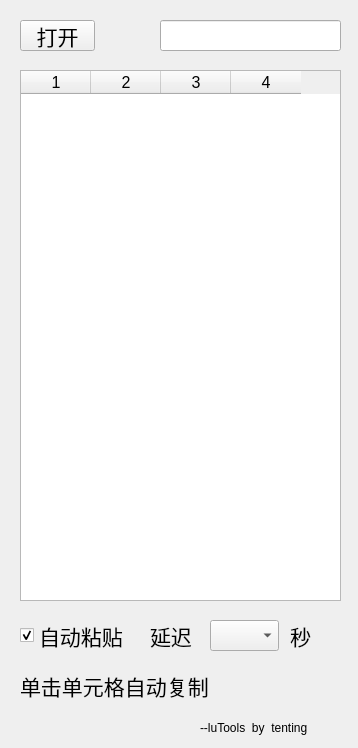
<?xml version="1.0" encoding="UTF-8"?>
<ui version="4.0">
 <class>Form</class>
 <widget class="QWidget" name="Form">
  <property name="geometry">
   <rect>
    <x>0</x>
    <y>0</y>
    <width>358</width>
    <height>748</height>
   </rect>
  </property>
  <property name="windowTitle">
   <string>luFoxTable</string>
  </property>
  <widget class="QLineEdit" name="lineEditProjectName">
   <property name="geometry">
    <rect>
     <x>160</x>
     <y>20</y>
     <width>181</width>
     <height>31</height>
    </rect>
   </property>
   <property name="font">
    <font>
     <pointsize>22</pointsize>
    </font>
   </property>
   <property name="alignment">
    <set>Qt::AlignRight|Qt::AlignTrailing|Qt::AlignVCenter</set>
   </property>
   <property name="readOnly">
    <bool>true</bool>
   </property>
  </widget>
  <widget class="QTableWidget" name="tableWidget">
   <property name="geometry">
    <rect>
     <x>20</x>
     <y>70</y>
     <width>321</width>
     <height>531</height>
    </rect>
   </property>
   <property name="font">
    <font>
     <pointsize>12</pointsize>
     <underline>false</underline>
    </font>
   </property>
   <property name="verticalScrollBarPolicy">
    <enum>Qt::ScrollBarAsNeeded</enum>
   </property>
   <property name="horizontalScrollBarPolicy">
    <enum>Qt::ScrollBarAsNeeded</enum>
   </property>
   <property name="alternatingRowColors">
    <bool>true</bool>
   </property>
   <property name="selectionMode">
    <enum>QAbstractItemView::SingleSelection</enum>
   </property>
   <property name="textElideMode">
    <enum>Qt::ElideMiddle</enum>
   </property>
   <property name="columnCount">
    <number>4</number>
   </property>
   <attribute name="horizontalHeaderDefaultSectionSize">
    <number>70</number>
   </attribute>
   <column/>
   <column/>
   <column/>
   <column/>
  </widget>
  <widget class="QCheckBox" name="checkBoxAutoPaste">
   <property name="geometry">
    <rect>
     <x>20</x>
     <y>620</y>
     <width>131</width>
     <height>31</height>
    </rect>
   </property>
   <property name="font">
    <font>
     <pointsize>16</pointsize>
    </font>
   </property>
   <property name="text">
    <string>自动粘贴</string>
   </property>
   <property name="checked">
    <bool>true</bool>
   </property>
  </widget>
  <widget class="QPushButton" name="pushButtonOpen">
   <property name="geometry">
    <rect>
     <x>20</x>
     <y>20</y>
     <width>75</width>
     <height>31</height>
    </rect>
   </property>
   <property name="font">
    <font>
     <pointsize>16</pointsize>
    </font>
   </property>
   <property name="text">
    <string>打开</string>
   </property>
  </widget>
  <widget class="QLabel" name="label_4">
   <property name="geometry">
    <rect>
     <x>150</x>
     <y>620</y>
     <width>51</width>
     <height>31</height>
    </rect>
   </property>
   <property name="font">
    <font>
     <pointsize>16</pointsize>
    </font>
   </property>
   <property name="text">
    <string>延迟</string>
   </property>
  </widget>
  <widget class="QComboBox" name="comboBoxDelay">
   <property name="geometry">
    <rect>
     <x>210</x>
     <y>620</y>
     <width>69</width>
     <height>31</height>
    </rect>
   </property>
   <property name="font">
    <font>
     <pointsize>16</pointsize>
    </font>
   </property>
  </widget>
  <widget class="QLabel" name="label">
   <property name="geometry">
    <rect>
     <x>290</x>
     <y>620</y>
     <width>41</width>
     <height>31</height>
    </rect>
   </property>
   <property name="font">
    <font>
     <pointsize>16</pointsize>
    </font>
   </property>
   <property name="text">
    <string>秒</string>
   </property>
  </widget>
  <widget class="QLabel" name="label_2">
   <property name="geometry">
    <rect>
     <x>20</x>
     <y>670</y>
     <width>231</width>
     <height>31</height>
    </rect>
   </property>
   <property name="font">
    <font>
     <pointsize>16</pointsize>
    </font>
   </property>
   <property name="text">
    <string>单击单元格自动复制</string>
   </property>
  </widget>
  <widget class="QLabel" name="label_3">
   <property name="geometry">
    <rect>
     <x>200</x>
     <y>720</y>
     <width>141</width>
     <height>16</height>
    </rect>
   </property>
   <property name="text">
    <string>--luTools  by  tenting</string>
   </property>
  </widget>
 </widget>
 <resources/>
 <connections/>
</ui>
